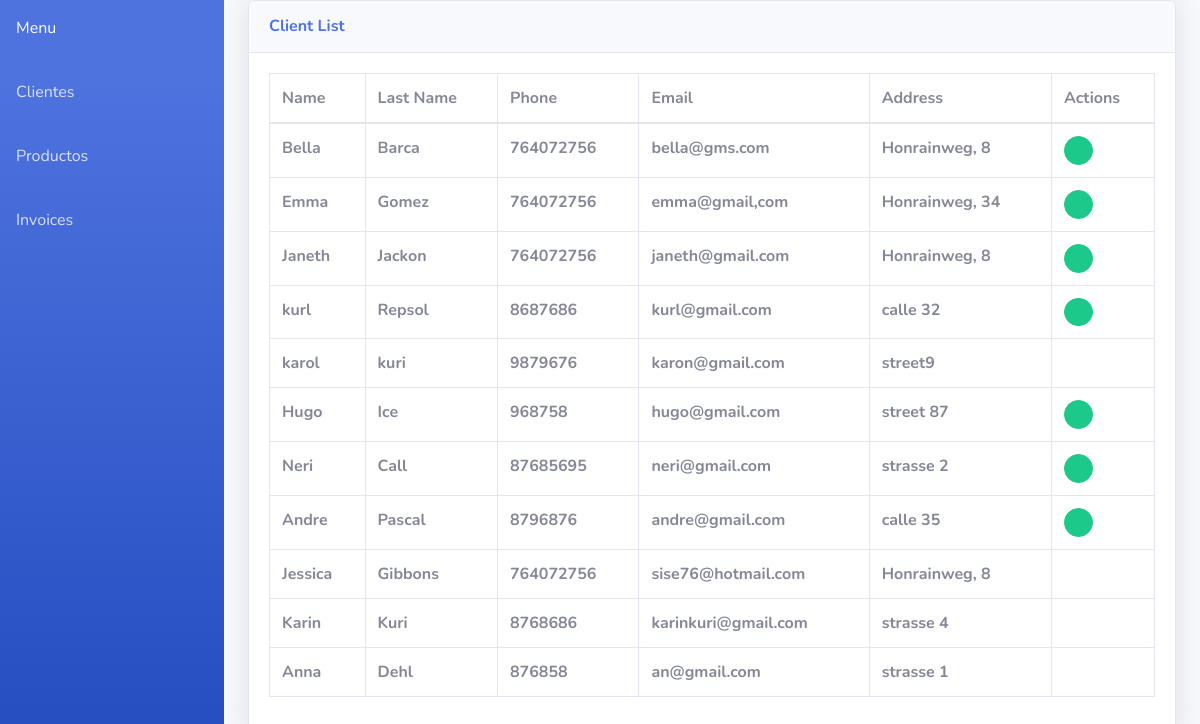
The page /viewClient/ on the database its author committed.
### Ecommerce/models.py (models this page shows, shortened)
class Clientes(models.Model):
    name = models.CharField(max_length=20)
    apellido = models.CharField(max_length=20)
    phone = models.IntegerField()
    email = models.CharField(max_length=50)
    address = models.CharField(max_length=50)
    def has_invoices(self):
        return Invoice.objects.filter(clientes=self.id).count() > 0

### Ecommerce/views.py (the view)
# urls.py: path('viewClient/', views.ClientesList, name='viewClient'),
def ClientesList(request):
    cliente_list=Clientes.objects.all()
    return render(request, 'Ecommerce/listaClientes.html', {'cliente_list': cliente_list})

### Ecommerce/templates/Ecommerce/listaClientes.html (shortened to what this page needs)
{% extends "Ecommerce/menu.html" %}
{% block content %}
  {% load static %}
  <link href="{% static 'vendor/datatables/dataTables.bootstrap4.min.css' %}" rel="stylesheet">
<div class="card shadow mb-4">
  <div class="card-header py-3">
    <h6 class="m-0 font-weight-bold text-primary">Client List</h6>
  </div>
  <div class="card-body">
    <div class="table-responsive">
      <table class="table table-bordered" id="dataTable" width="100%" cellspacing="0">
        <thead>
          <tr>
            <th>Name</th>
            <th>Last Name</th>
            <th>Phone</th>
            <th>Email</th>
            <th>Address</th>
            <th>Actions</th>
          </tr>
        </thead>
        <tbody>
        {% for nombre in cliente_list %}
          <tr>
            <th>{{nombre.name}}</th>
            <th>{{nombre.apellido}}</th>
            <th>{{nombre.phone}}</th>
            <th>{{nombre.email}}</th>
            <th>{{nombre.address}}</th>
            <th>
            {% if nombre.has_invoices %}
          <a title="Invoices" href="/ClientInvoices/{{nombre.id}}/" value="ClientInvoices"
          class="btn btn-success btn-circle btn-sm">
            <i class="fas fa-receipt"></i>
          </a>{% endif %}
            </th>
          </tr>
        {% endfor %}
        </tbody>
      </table>
    </div>
  </div>
</div>
{% endblock %}

### Ecommerce/templates/Ecommerce/menu.html (shortened to what this page needs)
{% load static %}
<!DOCTYPE html>
<html lang="en">
  <link href="{% static 'vendor/fontawesome-free/css/all.min.css' %}" rel="stylesheet" type="text/css">
  <link href="{% static 'css/sb-admin-2.min.css' %}" rel="stylesheet">
<body id="page-top">
<div id="wrapper">
<ul class="navbar-nav bg-gradient-primary sidebar sidebar-dark accordion" id="accordionSidebar">
<li class="nav-item">
        <a href="/" class="nav-link"><label value="index">Menu</label></a>
        <a href="/viewClient/" class="nav-link" href="tables.html"><label value="viewClient">Clientes</label></a>
        <a href="/viewProducts/" class="nav-link" href="tables.html"><label value="viewProductos">Productos</label></a>
        <a href="/viewInvoice/" class="nav-link" href="tables.html"><label value="viewInvoice">Invoices</label></a>
</li>
</ul>
<div id="content-wrapper" class="d-flex flex-column">
<div id="content">
  <div class="container-fluid">
{% block content %}{% endblock %}
</div>
</div>
</div>
</div>
</body>
</html>

### rows shown on the page
Clientes: name "Bella", apellido "Barca", phone "764072756", email "bella@gms.com", address "Honrainweg, 8"
Clientes: name "Emma", apellido "Gomez", phone "764072756", email "emma@gmail,com", address "Honrainweg, 34"
Clientes: name "Janeth", apellido "Jackon", phone "764072756", email "janeth@gmail.com", address "Honrainweg, 8"
Clientes: name "kurl", apellido "Repsol", phone "8687686", email "kurl@gmail.com", address "calle 32"
Clientes: name "karol", apellido "kuri", phone "9879676", email "karon@gmail.com", address "street9"
Clientes: name "Hugo", apellido "Ice", phone "968758", email "hugo@gmail.com", address "street 87"
Clientes: name "Neri", apellido "Call", phone "87685695", email "neri@gmail.com", address "strasse 2"
Clientes: name "Andre", apellido "Pascal", phone "8796876", email "andre@gmail.com", address "calle 35"
Clientes: name "Jessica", apellido "Gibbons", phone "764072756", email "sise76@hotmail.com", address "Honrainweg, 8"
Clientes: name "Karin", apellido "Kuri", phone "8768686", email "karinkuri@gmail.com", address "strasse 4"
Clientes: name "Anna", apellido "Dehl", phone "876858", email "an@gmail.com", address "strasse 1"
